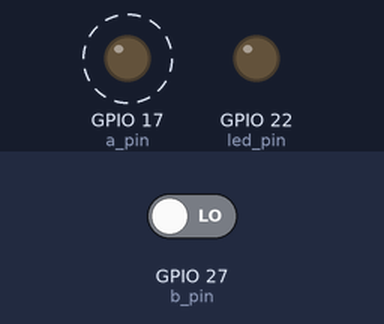
Simulated run of this program. Board: Raspberry Pi (BCM pin numbers). Shown: output pins drawn as LEDs (lit = HIGH). Dashed ring = blinking. The test bench sets the inputs (shaded band); at power-on: GPIO 27 (b_pin) LOW. The clock reads 2024-03-15 10:24:30 at power-on unless the program sets it; what the program prints to the terminal is not drawn.

Above: at 3.05 s.
3.1 s: GPIO 27 (b_pin) driven HIGH
At 3.7 s:
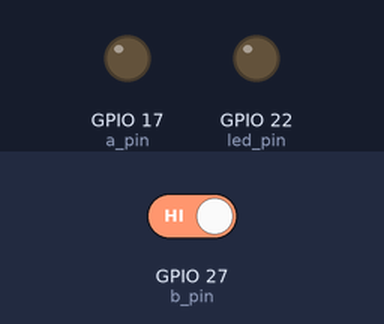
4.7 s: GPIO 27 (b_pin) driven LOW
At 5.05 s:
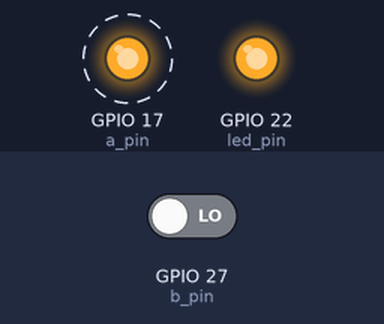
Timing chart, 0 to 13.7 s (numbered marks = the images above; inputs shaded):
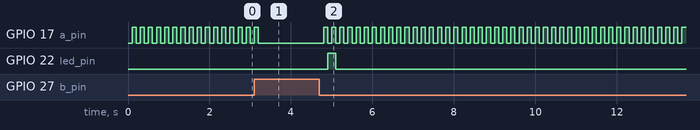

Measured:
- after the input at 3.1 s, GPIO 17 (a_pin): goes on until 3.2 s, then stays LOW
- after the input at 4.7 s, GPIO 17 (a_pin): alternates HIGH for 0.10 s and LOW for 0.10 s, starting after 0.10 s; GPIO 22 (led_pin): LOW → HIGH after 0.20 s, → LOW 0.20 s later
- by itself, GPIO 17 (a_pin): alternates HIGH for 0.10 s and LOW for 0.10 s

The program:

09_proximity_obj.py
```python
# 09_proximity.py
# From the code for the Electronics Starter Kit for the Raspberry Pi by MonkMakes.com

import RPi.GPIO as GPIO
import time

# Configure the Pi to use the BCM (Broadcom) pin names, rather than the pin positions
GPIO.setmode(GPIO.BCM)

# This project uses the Capsense technique modelled on this:
# http://playground.arduino.cc/Main/CapacitiveSensor
# pin a is the send pin, pin b is the sense pin
a_pin = 17
b_pin = 27
led_pin = 22

threshold = 0

# setup the pin modes
GPIO.setup(a_pin, GPIO.OUT)
GPIO.setup(b_pin, GPIO.IN)
GPIO.setup(led_pin, GPIO.OUT)

# return the time taken for the sense pin to flip state as a result of
# the capcitatve effect of being near the sense pin
def step():
    GPIO.output(a_pin, False)
    t1 = time.time()
    while GPIO.input(b_pin):
        pass
    t2 = time.time()
    time.sleep(0.1)
    GPIO.output(a_pin, True)
    time.sleep(0.1)
    return (t2 - t1) * 1000000

# This function takes 10 readings and finds the largest and puts it in the
# variable - threshold
def calibrate():
    global threshold
    print("Wait! Calibrating")
    n = 10
    maximum = 0
    for i in range(1, n):
        reading = step()
        if reading > maximum:
            maximum = reading
    threshold = maximum * 1.15
    print(threshold)
    print("Calibration Complete")


calibrate()

try:
    while True:
        reading = step() # take a reading
        GPIO.output(led_pin, (reading > threshold)) # LED on if reading > threshold, otherwise off

finally:
    print("Cleaning up")
    GPIO.cleanup()

    # You could get rid of the try: finally: code and just have the while loop
    # and its contents. However, the try: finally: construct makes sure that
    # when you CTRL-c the program to end it, all the pins are set back to
    # being inputs. This helps protect your Pi from accidental shorts-circuits
    # if something metal touches the GPIO pins.
```
